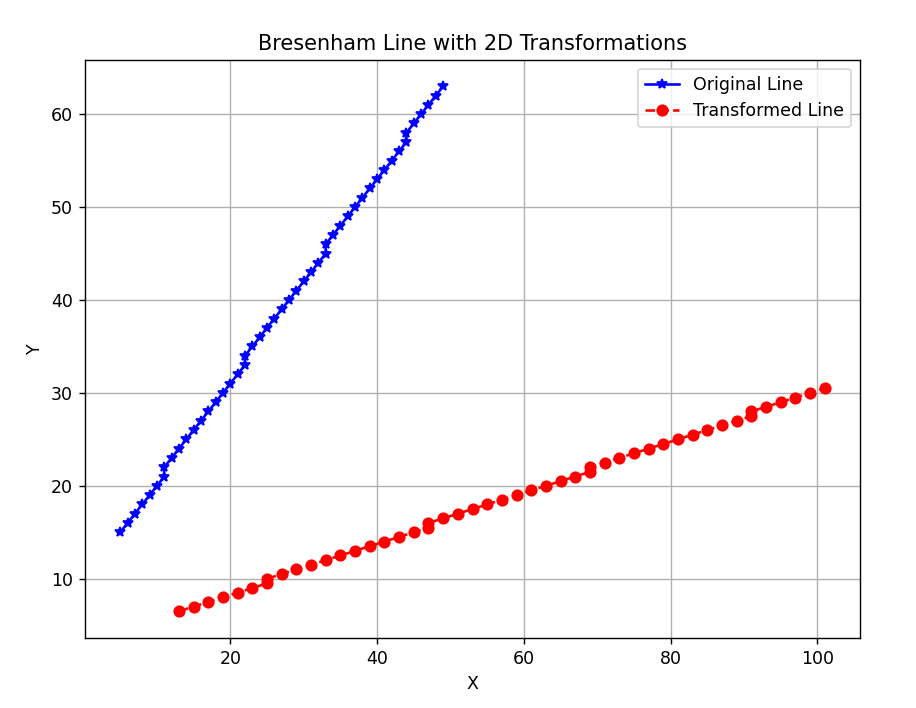

Python code for this plot:
#Bresenham Line with 2D Transformations
import numpy as np
import matplotlib.pyplot as plt

def BLA():
    x1 = int(input('Enter the starting x-coordinate: '))
    y1 = int(input('Enter the starting y-coordinate: '))
    x2 = int(input('Enter the ending x-coordinate: '))
    y2 = int(input('Enter the ending y-coordinate: '))

    dx = abs(x2 - x1)
    dy = abs(y2 - y1)
    x = 1 if x2 > x1 else -1
    y = 1 if y2 > y1 else -1

    x_plot = [x1]
    y_plot = [y1]

    if dx > dy:
        p = 2 * dy - dx
        for _ in range(dx):
            x1 += x
            if p >= 0:
                y1 += y
                p += 2 * dy - 2 * dx
            else:
                p += 2 * dy
            x_plot.append(x1)
            y_plot.append(y1)
    else:
        p = 2 * dx - dy
        for _ in range(dy):
            y1 += y
            if p >= 0:
                x1 += x
                p += 2 * dx - 2 * dy
            else:
                p += 2 * dx
            x_plot.append(x1)
            y_plot.append(y1)

    return x_plot, y_plot

def apply_2d_transformation(x_coords, y_coords, transformation_matrix):
    points = np.vstack([x_coords, y_coords, np.ones_like(x_coords)])
    transformed_points = transformation_matrix @ points
    return transformed_points[0], transformed_points[1]

def plot_line_with_transformations():
    x_orig, y_orig = BLA()

    scaling_matrix = np.array([
        [2, 0, 0],
        [0, 0.5, 0],
        [0, 0, 1]
    ])
    translation_matrix = np.array([
        [1, 0, 3],
        [0, 1, 2],
        [0, 0, 1]
    ])
    inverse_translation_matrix = np.array([
        [1, 0, -3],
        [0, 1, -2],
        [0, 0, 1]
    ])

    composite_matrix = inverse_translation_matrix @ scaling_matrix @ translation_matrix
    x_transformed, y_transformed = apply_2d_transformation(x_orig, y_orig, composite_matrix)

    plt.figure(figsize=(8, 6))
    plt.plot(x_orig, y_orig, marker='*', color='blue', linestyle='-', label='Original Line')
    plt.plot(x_transformed, y_transformed, marker='o', color='red', linestyle='--', label='Transformed Line')
    plt.title("Bresenham Line with 2D Transformations")
    plt.xlabel("X")
    plt.ylabel("Y")
    plt.legend()
    plt.grid(True)
    plt.show()
plot_line_with_transformations()
